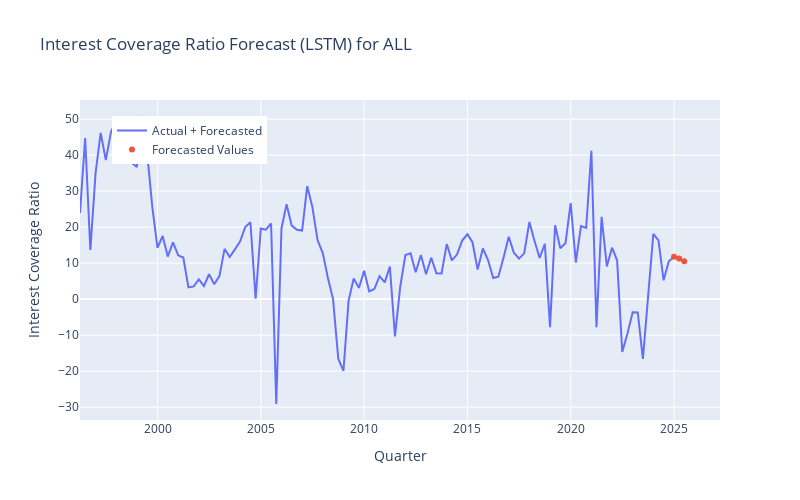

Notebook code for this chart:
### Code cell
# Step 8: Plot using Plotly
fig = go.Figure()
forecast = forecast.flatten()
print(ticker_data.index)
# Combine actual and forecasted data
combined_values = np.concatenate([ticker_data.values, forecast])

# Create a combined date index (ticker_data's dates + forecast_dates)
combined_dates = pd.concat([pd.Series(ticker_data.index), pd.Series(forecast_dates)])

# Plot combined actual and forecasted data as one continuous line
fig.add_trace(go.Scatter(x=combined_dates, y=combined_values, mode='lines', name='Actual + Forecasted'))

# Highlight forecasted values with markers to distinguish them from actual data
fig.add_trace(go.Scatter(x=forecast_dates, y=forecast, mode='markers', name='Forecasted Values'))

# Add labels and title
fig.update_layout(
    title='Interest Coverage Ratio Forecast (LSTM) for ALL',
    xaxis_title='Quarter',
    yaxis_title='Interest Coverage Ratio',
    legend=dict(x=0.05, y=0.95, traceorder='normal'),
    autosize=False,
    width=800,
    height=500
)

# Show the plot
fig.show()
